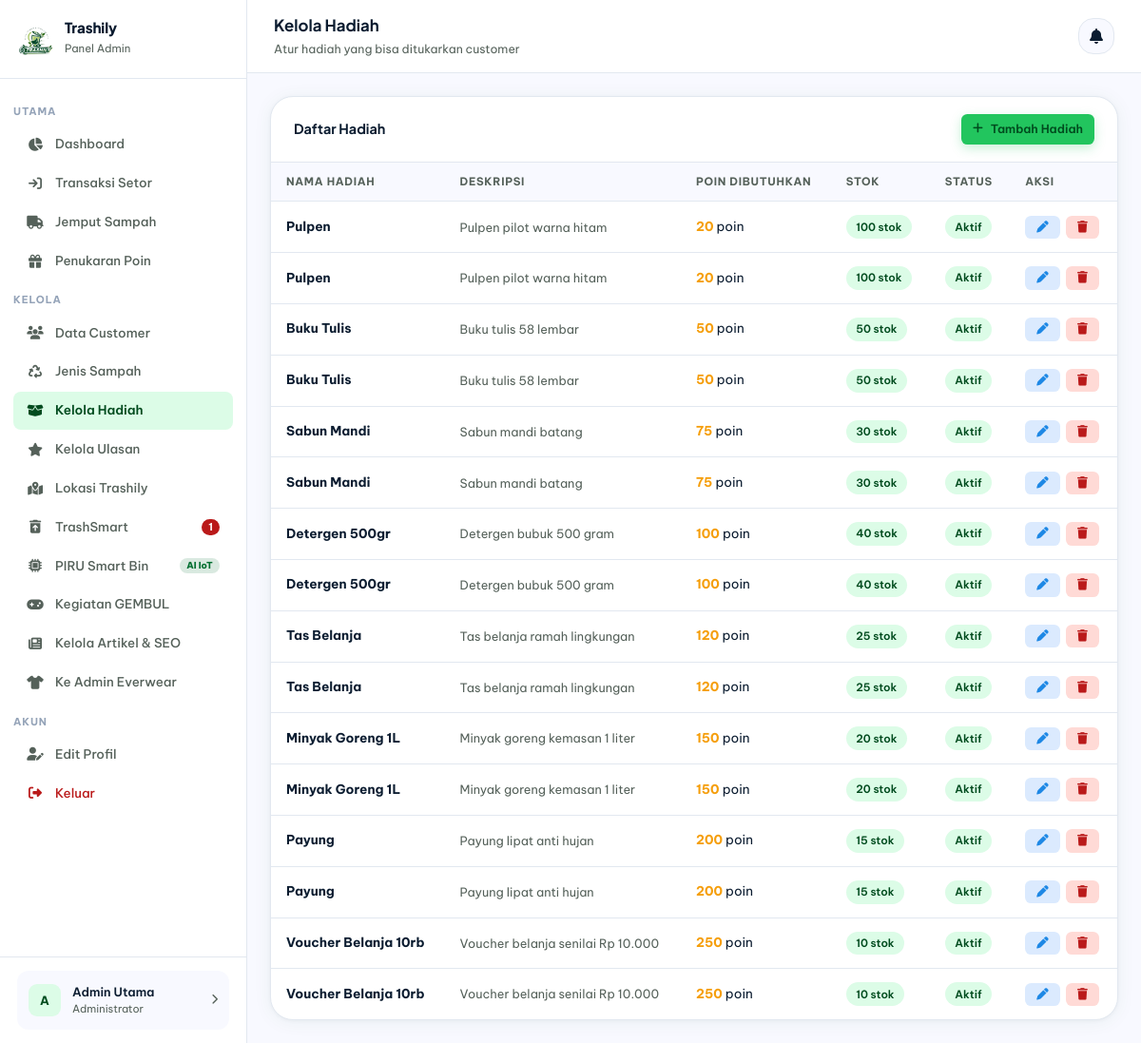
Screenshot of /admin/kelola-hadiah.php (signed in) with the database file from the repository.
### tables this page shows
CREATE TABLE `hadiah` (
  `id` int NOT NULL,
  `nama` varchar(100) NOT NULL,
  `deskripsi` text,
  `poin_dibutuhkan` int NOT NULL,
  `stok` int DEFAULT '0',
  `gambar` varchar(255) DEFAULT NULL,
  `is_active` tinyint(1) DEFAULT '1',
  `created_at` timestamp NULL DEFAULT CURRENT_TIMESTAMP
);

### admin/kelola-hadiah.php (the view, shortened to what this page needs)
<?php
require_once '../config/database.php';
$hadiah_list = $conn->query("SELECT * FROM hadiah ORDER BY poin_dibutuhkan ASC");
?>
<!DOCTYPE html>
<html lang="id">
<head>
    <link rel="stylesheet" href="https://cdnjs.cloudflare.com/ajax/libs/font-awesome/6.5.0/css/all.min.css">
    <link rel="stylesheet" href="../assets/css/output.css">
</head>
<body>
<div class="layout">
    <?php include '../includes/sidebar_admin.php'; ?>
    <main class="main">
        <div class="topbar">
            <div class="topbar-left">
                <div>
                    <h1>Kelola Hadiah</h1>
                    <p>Atur hadiah yang bisa ditukarkan customer</p>
                </div>
            </div>
            <div class="topbar-right">
                <?php include '../includes/notif_admin.php'; ?>
            </div>
        </div>
        <div class="content">
            <div class="card">
                <div class="card-header">
                    <h3>Daftar Hadiah</h3>
                    <button class="btn btn-primary btn-sm" onclick="openForm()">
                        <i class="fa-solid fa-plus"></i> Tambah Hadiah
                    </button>
                </div>
                <div class="table-wrap">
                    <table>
                        <thead>
                            <tr>
                                <th>Nama Hadiah</th>
                                <th>Deskripsi</th>
                                <th>Poin Dibutuhkan</th>
                                <th>Stok</th>
                                <th>Status</th>
                                <th>Aksi</th>
                            </tr>
                        </thead>
                        <tbody>
                            <?php if ($hadiah_list->num_rows === 0): ?>
                            <tr><td colspan="6"><div class="empty-state"><div class="empty-icon">🎁</div><p>Belum ada hadiah</p></div></td></tr>
                            <?php else: ?>
                            <?php while ($row = $hadiah_list->fetch_assoc()): ?>
                            <tr>
                                <td><strong><?= htmlspecialchars($row['nama']) ?></strong></td>
                                <td class="text-muted text-small"><?= htmlspecialchars($row['deskripsi']) ?></td>
                                <td><strong style="color:var(--accent)"><?= number_format($row['poin_dibutuhkan']) ?></strong> poin</td>
                                <td>
                                    <span class="badge <?= $row['stok'] > 0 ? 'badge-green' : 'badge-red' ?>">
                                        <?= $row['stok'] ?> stok
                                    </span>
                                </td>
                                <td>
                                    <span class="badge <?= $row['is_active'] ? 'badge-green' : 'badge-gray' ?>">
                                        <?= $row['is_active'] ? 'Aktif' : 'Nonaktif' ?>
                                    </span>
                                </td>
                                <td>
                                    <div style="display:flex;gap:.4rem">
                                        <button class="btn btn-info btn-sm" onclick='editForm(<?= json_encode($row) ?>)'>
                                            <i class="fa-solid fa-pen"></i>
                                        </button>
                                        <button class="btn btn-danger btn-sm" onclick="hapus(<?= $row['id'] ?>, '<?= addslashes($row['nama']) ?>')">
                                            <i class="fa-solid fa-trash"></i>
                                        </button>
                                    </div>
                                </td>
                            </tr>
                            <?php endwhile; ?>
                            <?php endif; ?>
                        </tbody>
                    </table>
                </div>
            </div>
        </div>
    </main>
</div>
</body>
</html>

### rows the page displays
hadiah: nama "Pulpen", deskripsi "Pulpen pilot warna hitam", poin_dibutuhkan "20", stok "100", is_active "Aktif"
hadiah: nama "Pulpen", deskripsi "Pulpen pilot warna hitam", poin_dibutuhkan "20", stok "100", is_active "Aktif"
hadiah: nama "Buku Tulis", deskripsi "Buku tulis 58 lembar", poin_dibutuhkan "50", stok "50", is_active "Aktif"
hadiah: nama "Buku Tulis", deskripsi "Buku tulis 58 lembar", poin_dibutuhkan "50", stok "50", is_active "Aktif"
hadiah: nama "Sabun Mandi", deskripsi "Sabun mandi batang", poin_dibutuhkan "75", stok "30", is_active "Aktif"
hadiah: nama "Sabun Mandi", deskripsi "Sabun mandi batang", poin_dibutuhkan "75", stok "30", is_active "Aktif"
hadiah: nama "Detergen 500gr", deskripsi "Detergen bubuk 500 gram", poin_dibutuhkan "100", stok "40", is_active "Aktif"
hadiah: nama "Detergen 500gr", deskripsi "Detergen bubuk 500 gram", poin_dibutuhkan "100", stok "40", is_active "Aktif"
hadiah: nama "Tas Belanja", deskripsi "Tas belanja ramah lingkungan", poin_dibutuhkan "120", stok "25", is_active "Aktif"
hadiah: nama "Tas Belanja", deskripsi "Tas belanja ramah lingkungan", poin_dibutuhkan "120", stok "25", is_active "Aktif"
hadiah: nama "Minyak Goreng 1L", deskripsi "Minyak goreng kemasan 1 liter", poin_dibutuhkan "150", stok "20", is_active "Aktif"
hadiah: nama "Minyak Goreng 1L", deskripsi "Minyak goreng kemasan 1 liter", poin_dibutuhkan "150", stok "20", is_active "Aktif"
hadiah: nama "Payung", deskripsi "Payung lipat anti hujan", poin_dibutuhkan "200", stok "15", is_active "Aktif"
hadiah: nama "Payung", deskripsi "Payung lipat anti hujan", poin_dibutuhkan "200", stok "15", is_active "Aktif"
hadiah: nama "Voucher Belanja 10rb", deskripsi "Voucher belanja senilai Rp 10.000", poin_dibutuhkan "250", stok "10", is_active "Aktif"
hadiah: nama "Voucher Belanja 10rb", deskripsi "Voucher belanja senilai Rp 10.000", poin_dibutuhkan "250", stok "10", is_active "Aktif"

### other values shown
$nav_ts_warn_count "1"
substr($_SESSION['nama'] ?? 'A', 0, 1) "A"
$_SESSION['nama'] "Admin Utama"
